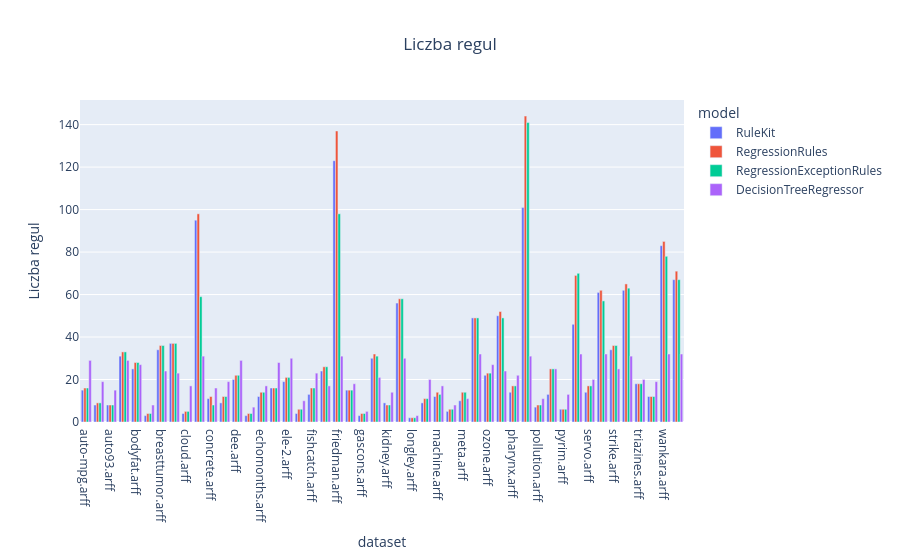

Write notebook code for a chart like this one.
### Markdown cell above
#### Liczba_regul

### Code cell
plot_box(results_df, "liczba_regul", title='Liczba regul', y_axis="Liczba regul")

### Figure 1 — Plotly figure (JSON) as saved in the notebook; plotly's stock layout.template omitted (floating-point values rounded to 4 significant figures)
{"data": [{"alignmentgroup": "True", "hovertemplate": "model=RuleKit<br>dataset=%{x}<br>liczba_regul=%{y}<extra></extra>", "legendgroup": "RuleKit", "marker": {"color": "#636efa", "pattern": {"shape": ""}}, "name": "RuleKit", "offsetgroup": "RuleKit", "orientation": "v", "showlegend": true, "textposition": "outside", "type": "bar", "x": ["auto-mpg.arff", "auto-price.arff", "auto93.arff", "baseball.arff", "bodyfat.arff", "bolts.arff", "breasttumor.arff", "cholesterol.arff", "cloud.arff", "compressive.arff", "concrete.arff", "cpu.arff", "dee.arff", "diabetes.arff", "echomonths.arff", "ele-1.arff", "ele-2.arff", "elusage.arff", "fishcatch.arff", "forestFires.arff", "friedman.arff", "fruitfly.arff", "gascons.arff", "housing.arff", "kidney.arff", "laser.arff", "longley.arff", "lowbwt.arff", "machine.arff", "mbagrade.arff", "meta.arff", "mortgage.arff", "ozone.arff", "pbc.arff", "pharynx.arff", "plastic.arff", "pollution.arff", "pwlinear.arff", "pyrim.arff", "sensory.arff", "servo.arff", "stock.arff", "strike.arff", "treasury.arff", "triazines.arff", "veteran.arff", "wankara.arff", "wizmir.arff"], "xaxis": "x", "y": [15, 8, 8, 31, 25, 3, 34, 37, 4, 95, 11, 9, 20, 3, 12, 16, 19, 4, 13, 24, 123, 15, 3, 30, 9, 56, 2, 9, 12, 5, 10, 49, 22, 50, 14, 101, 7, 13, 6, 46, 14, 61, 34, 62, 18, 12, 83, 67], "yaxis": "y"}, {"alignmentgroup": "True", "hovertemplate": "model=RegressionRules<br>dataset=%{x}<br>liczba_regul=%{y}<extra></extra>", "legendgroup": "RegressionRules", "marker": {"color": "#EF553B", "pattern": {"shape": ""}}, "name": "RegressionRules", "offsetgroup": "RegressionRules", "orientation": "v", "showlegend": true, "textposition": "outside", "type": "bar", "x": ["auto-mpg.arff", "auto-price.arff", "auto93.arff", "baseball.arff", "bodyfat.arff", "bolts.arff", "breasttumor.arff", "cholesterol.arff", "cloud.arff", "compressive.arff", "concrete.arff", "cpu.arff", "dee.arff", "diabetes.arff", "echomonths.arff", "ele-1.arff", "ele-2.arff", "elusage.arff", "fishcatch.arff", "forestFires.arff", "friedman.arff", "fruitfly.arff", "gascons.arff", "housing.arff", "kidney.arff", "laser.arff", "longley.arff", "lowbwt.arff", "machine.arff", "mbagrade.arff", "meta.arff", "mortgage.arff", "ozone.arff", "pbc.arff", "pharynx.arff", "plastic.arff", "pollution.arff", "pwlinear.arff", "pyrim.arff", "sensory.arff", "servo.arff", "stock.arff", "strike.arff", "treasury.arff", "triazines.arff", "veteran.arff", "wankara.arff", "wizmir.arff"], "xaxis": "x", "y": [16, 9, 8, 33, 28, 4, 36, 37, 5, 98, 12, 12, 22, 4, 14, 16, 21, 6, 16, 26, 137, 15, 4, 32, 8, 58, 2, 11, 14, 6, 14, 49, 23, 52, 17, 144, 8, 25, 6, 69, 17, 62, 36, 65, 18, 12, 85, 71], "yaxis": "y"}, {"alignmentgroup": "True", "hovertemplate": "model=RegressionExceptionRules<br>dataset=%{x}<br>liczba_regul=%{y}<extra></extra>", "legendgroup": "RegressionExceptionRules", "marker": {"color": "#00cc96", "pattern": {"shape": ""}}, "name": "RegressionExceptionRules", "offsetgroup": "RegressionExceptionRules", "orientation": "v", "showlegend": true, "textposition": "outside", "type": "bar", "x": ["auto-mpg.arff", "auto-price.arff", "auto93.arff", "baseball.arff", "bodyfat.arff", "bolts.arff", "breasttumor.arff", "cholesterol.arff", "cloud.arff", "compressive.arff", "concrete.arff", "cpu.arff", "dee.arff", "diabetes.arff", "echomonths.arff", "ele-1.arff", "ele-2.arff", "elusage.arff", "fishcatch.arff", "forestFires.arff", "friedman.arff", "fruitfly.arff", "gascons.arff", "housing.arff", "kidney.arff", "laser.arff", "longley.arff", "lowbwt.arff", "machine.arff", "mbagrade.arff", "meta.arff", "mortgage.arff", "ozone.arff", "pbc.arff", "pharynx.arff", "plastic.arff", "pollution.arff", "pwlinear.arff", "pyrim.arff", "sensory.arff", "servo.arff", "stock.arff", "strike.arff", "treasury.arff", "triazines.arff", "veteran.arff", "wankara.arff", "wizmir.arff"], "xaxis": "x", "y": [16, 9, 8, 33, 28, 4, 36, 37, 5, 59, 8, 12, 22, 4, 14, 16, 21, 6, 16, 26, 98, 15, 4, 31, 8, 58, 2, 11, 13, 6, 14, 49, 23, 49, 17, 141, 8, 25, 6, 70, 17, 57, 36, 63, 18, 12, 78, 67], "yaxis": "y"}, {"alignmentgroup": "True", "hovertemplate": "model=DecisionTreeRegressor<br>dataset=%{x}<br>liczba_regul=%{y}<extra></extra>", "legendgroup": "DecisionTreeRegressor", "marker": {"color": "#ab63fa", "pattern": {"shape": ""}}, "name": "DecisionTreeRegressor", "offsetgroup": "DecisionTreeRegressor", "orientation": "v", "showlegend": true, "textposition": "outside", "type": "bar", "x": ["auto-mpg.arff", "auto-price.arff", "auto93.arff", "baseball.arff", "bodyfat.arff", "bolts.arff", "breasttumor.arff", "cholesterol.arff", "cloud.arff", "compressive.arff", "concrete.arff", "cpu.arff", "dee.arff", "diabetes.arff", "echomonths.arff", "ele-1.arff", "ele-2.arff", "elusage.arff", "fishcatch.arff", "forestFires.arff", "friedman.arff", "fruitfly.arff", "gascons.arff", "housing.arff", "kidney.arff", "laser.arff", "longley.arff", "lowbwt.arff", "machine.arff", "mbagrade.arff", "meta.arff", "mortgage.arff", "ozone.arff", "pbc.arff", "pharynx.arff", "plastic.arff", "pollution.arff", "pwlinear.arff", "pyrim.arff", "sensory.arff", "servo.arff", "stock.arff", "strike.arff", "treasury.arff", "triazines.arff", "veteran.arff", "wankara.arff", "wizmir.arff"], "xaxis": "x", "y": [29, 19, 15, 29, 27, 8, 24, 23, 17, 31, 16, 19, 29, 7, 17, 28, 30, 10, 23, 17, 31, 18, 5, 21, 14, 30, 3, 20, 17, 8, 11, 32, 27, 24, 22, 31, 11, 25, 13, 32, 20, 32, 25, 31, 20, 19, 32, 32], "yaxis": "y"}], "layout": {"barmode": "group", "legend": {"title": {"text": "model"}, "tracegroupgap": 0}, "title": {"text": "Liczba regul", "x": 0.5, "xanchor": "center"}, "xaxis": {"anchor": "y", "domain": [0, 1], "title": {"text": "dataset"}}, "yaxis": {"anchor": "x", "domain": [0, 1], "title": {"text": "Liczba regul"}}}}
